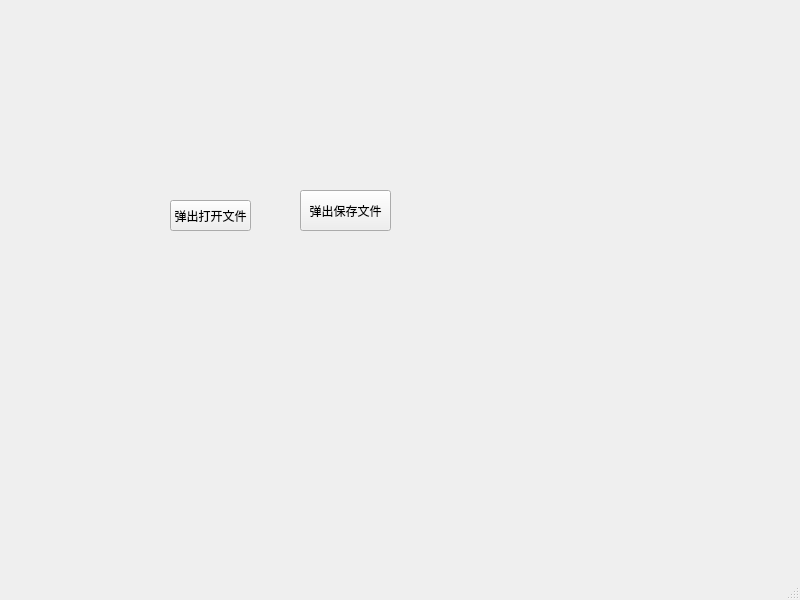
<?xml version="1.0" encoding="UTF-8"?>
<ui version="4.0">
 <class>MainWindow</class>
 <widget class="QMainWindow" name="MainWindow">
  <property name="geometry">
   <rect>
    <x>0</x>
    <y>0</y>
    <width>800</width>
    <height>600</height>
   </rect>
  </property>
  <property name="windowTitle">
   <string>MainWindow</string>
  </property>
  <widget class="QWidget" name="centralwidget">
   <widget class="QPushButton" name="pushButton">
    <property name="geometry">
     <rect>
      <x>170</x>
      <y>200</y>
      <width>81</width>
      <height>31</height>
     </rect>
    </property>
    <property name="text">
     <string>弹出打开文件</string>
    </property>
   </widget>
   <widget class="QPushButton" name="pushButton_2">
    <property name="geometry">
     <rect>
      <x>300</x>
      <y>190</y>
      <width>91</width>
      <height>41</height>
     </rect>
    </property>
    <property name="text">
     <string>弹出保存文件</string>
    </property>
   </widget>
  </widget>
  <widget class="QMenuBar" name="menubar">
   <property name="geometry">
    <rect>
     <x>0</x>
     <y>0</y>
     <width>800</width>
     <height>18</height>
    </rect>
   </property>
  </widget>
  <widget class="QStatusBar" name="statusbar"/>
 </widget>
 <resources/>
 <connections/>
</ui>
